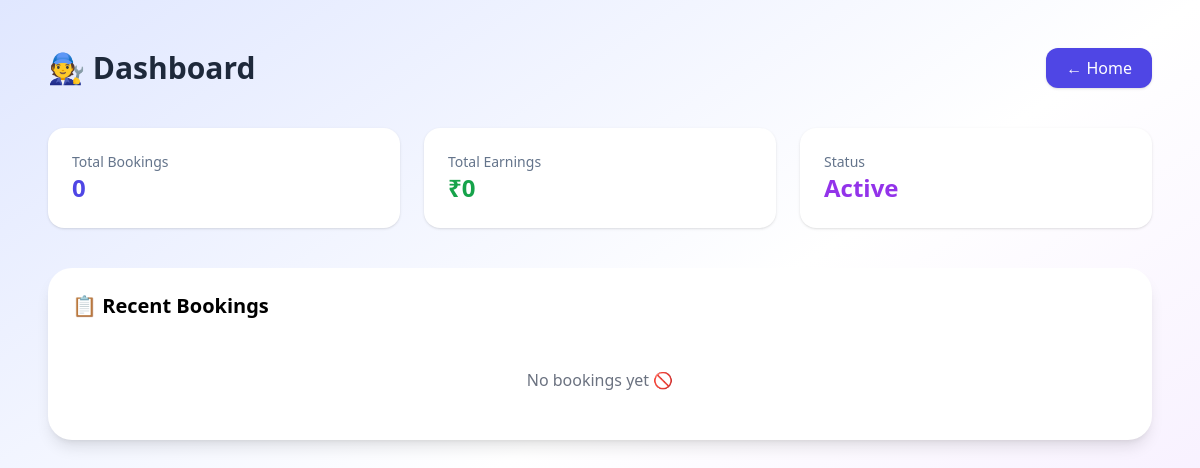
The app's page /provider-dashboard/ (signed in), older data.
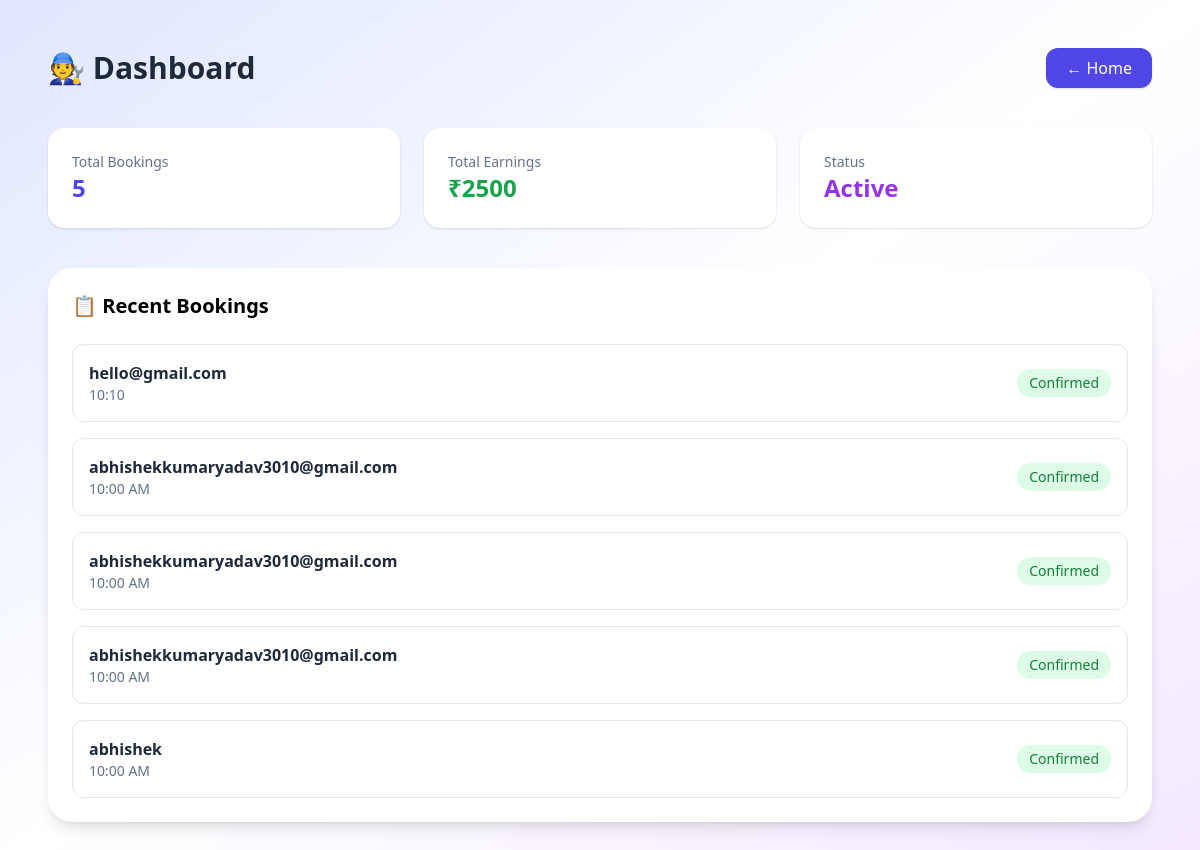
The same page, newer data.
### services/models.py (models this page shows, shortened)
class Booking(models.Model):
    user = models.ForeignKey(User, on_delete=models.CASCADE)
    provider = models.ForeignKey(Provider, on_delete=models.CASCADE)
    time = models.CharField(max_length=50)
    created_at = models.DateTimeField(auto_now_add=True)

### services/views.py (the view)
# urls.py: path('provider-dashboard/', views.provider_dashboard),
def provider_dashboard(request):
    try:
        provider = Provider.objects.get(user=request.user)
    except Provider.DoesNotExist:
        return redirect('/become-pro/')
    bookings = Booking.objects.filter(provider=provider)
    total_bookings = bookings.count()
    total_earnings = total_bookings * 500
    return render(request, "provider_dashboard.html", {
        "bookings": bookings,
        "total_bookings": total_bookings,
        "total_earnings": total_earnings
    })

### templates/provider_dashboard.html (shortened to what this page needs)
<!DOCTYPE html>
<html lang="en">
<head>
    <script src="https://cdn.tailwindcss.com"></script>
</head>
<body class="bg-gradient-to-br from-indigo-100 via-white to-purple-100 min-h-screen">
<div class="max-w-6xl mx-auto px-6 py-12">
    <div class="flex justify-between items-center mb-10">
        <h1 class="text-3xl font-extrabold text-slate-800">
            🧑‍🔧 Dashboard
        </h1>
        <a href="/" class="bg-indigo-600 text-white px-5 py-2 rounded-xl shadow">
            ← Home
        </a>
    </div>
    <div class="grid grid-cols-1 md:grid-cols-3 gap-6 mb-10">
        <div class="bg-white p-6 rounded-2xl shadow">
            <p class="text-sm text-slate-500">Total Bookings</p>
            <h2 class="text-2xl font-bold text-indigo-600">
                {{ total_bookings }}
            </h2>
        </div>
        <div class="bg-white p-6 rounded-2xl shadow">
            <p class="text-sm text-slate-500">Total Earnings</p>
            <h2 class="text-2xl font-bold text-green-600">
            ₹{{ total_earnings }}
        </h2>
        </div>
        <div class="bg-white p-6 rounded-2xl shadow">
            <p class="text-sm text-slate-500">Status</p>
            <h2 class="text-2xl font-bold text-purple-600">
                Active
            </h2>
        </div>
    </div>
    <div class="bg-white p-6 rounded-3xl shadow-lg">
        <h2 class="text-xl font-bold mb-6">📋 Recent Bookings</h2>
        <div class="space-y-4">
            {% for booking in bookings %}
            <div class="flex justify-between items-center p-4 border rounded-xl hover:bg-indigo-50 transition">
                <div>
                    <p class="font-bold text-slate-800">
                        {{ booking.user.username }}
                    </p>
                    <p class="text-sm text-slate-500">
                        {{ booking.time }}
                    </p>
                </div>
                <span class="bg-green-100 text-green-700 px-3 py-1 rounded-full text-sm">
                    Confirmed
                </span>
            </div>
            {% empty %}
            <p class="text-center text-gray-500 py-6">
                No bookings yet 🚫
            </p>
            {% endfor %}
        </div>
    </div>
</div>
</body>
</html>

Row changes from the older to the newer data that the page shows:
added Booking: user.username "hello@gmail.com", time "10:10"
added Booking: user.username "abhishekkumaryadav3010@gmail.com", time "10:00 AM"
added Booking: user.username "abhishekkumaryadav3010@gmail.com", time "10:00 AM"
added Booking: user.username "abhishekkumaryadav3010@gmail.com", time "10:00 AM"
added Booking: user.username "abhishek", time "10:00 AM"
Text that changed along with them:
{{ total_bookings }}: "0" → "5"
{{ total_earnings }}: "0" → "2500"
text no longer shown: "No bookings yet 🚫"
